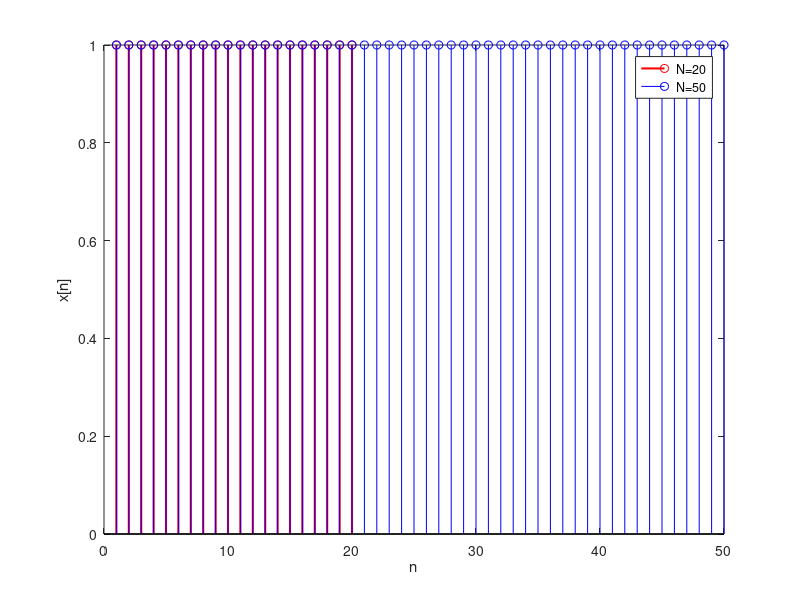

The MATLAB source for this figure:
N = [20;50];
x = 0:100;
xn_1 = ones( 20, 1);
figure('Name','x[n]');
stem(xn_1,'r', 'LineWidth',1.5);
hold on
xn_2 = ones( 50, 1);
stem(xn_2,'b');
xlabel('n');
ylabel('x[n]');
legend('N=20','N=50');
 
hold off


